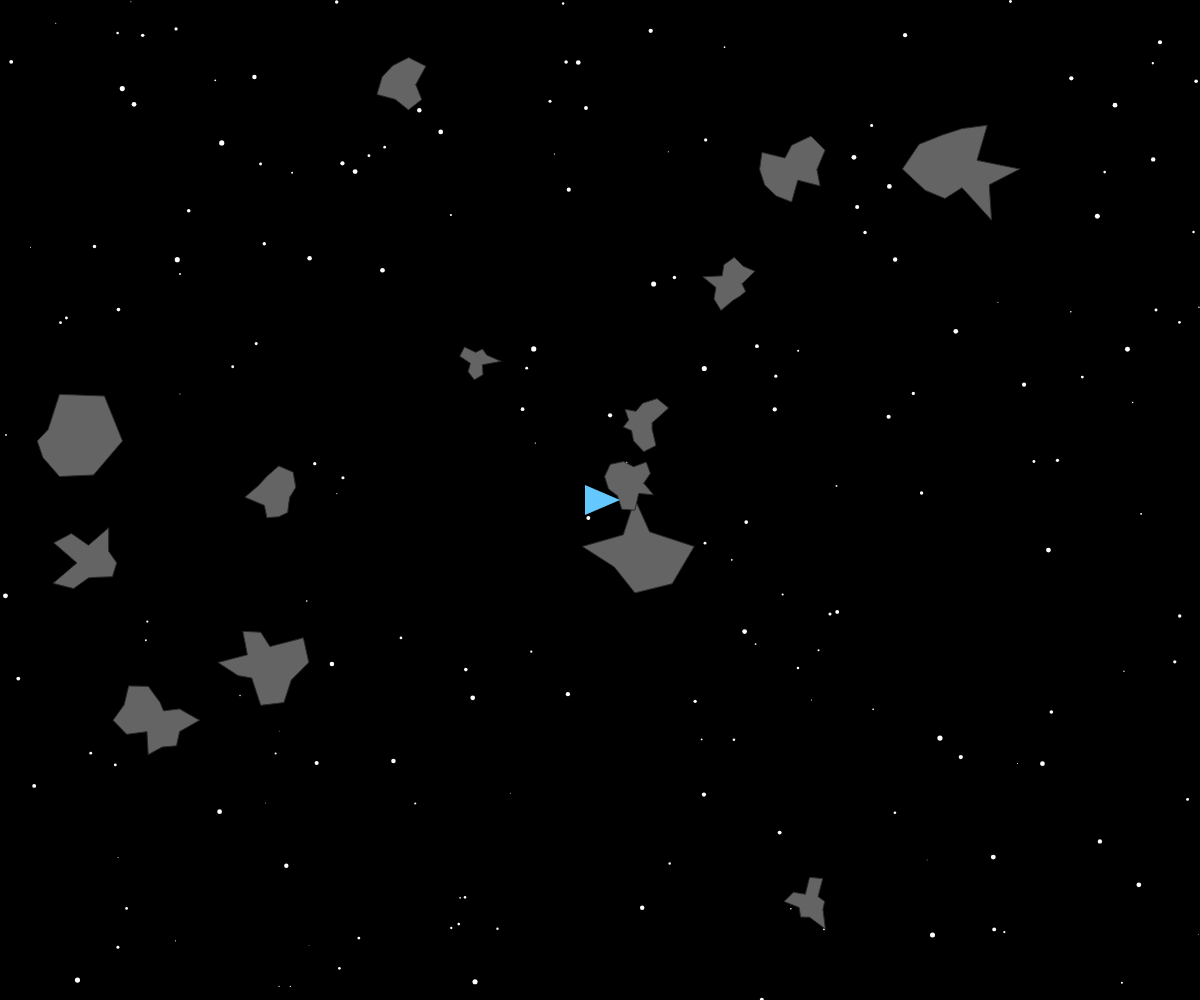
Frame 1 (no input)
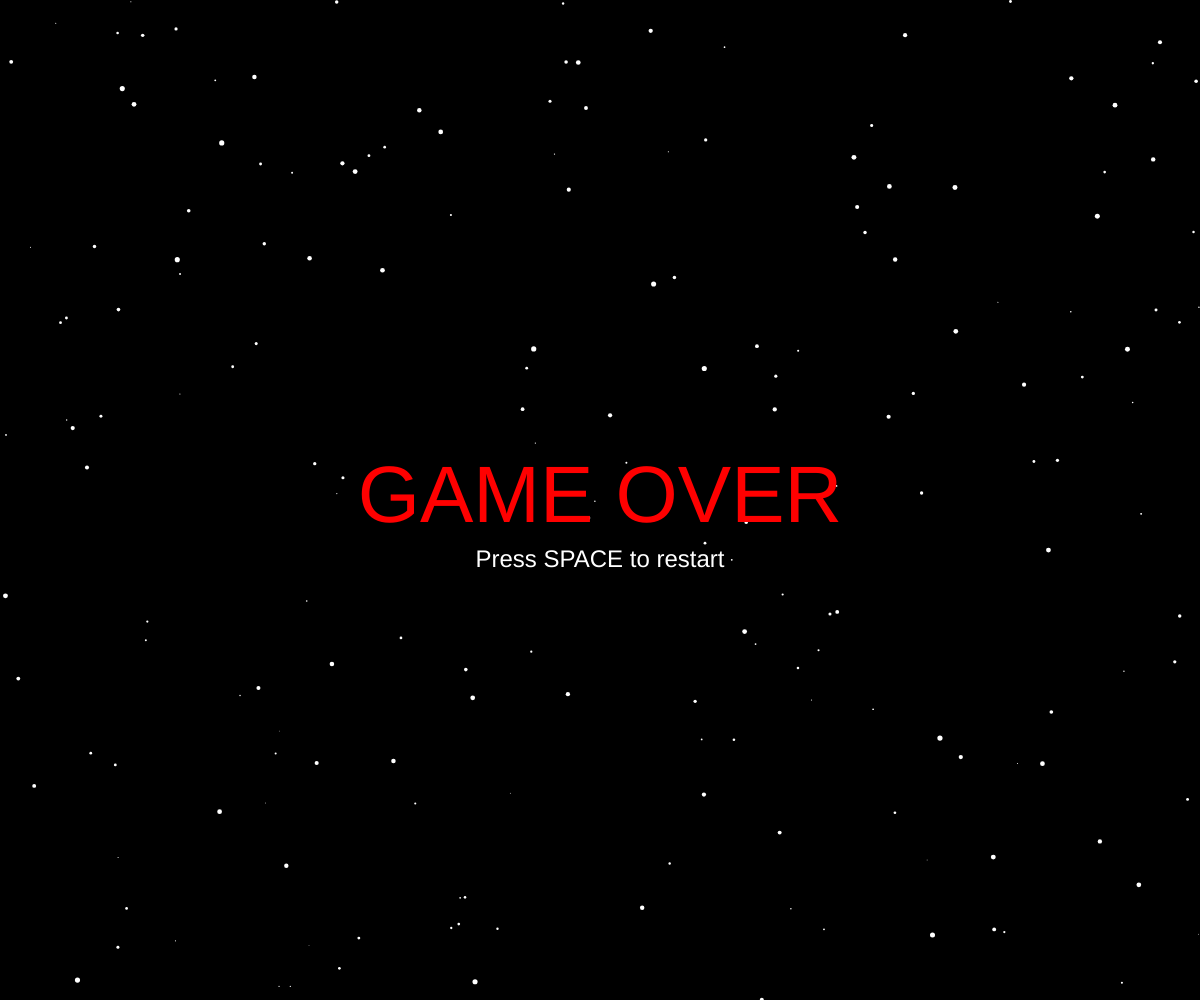
Frame 60 (no input)
Frame 120 (the mouse pressed at the canvas centre since frame 60): identical to frame 60, image omitted

The p5.js sketch that drew these frames (run headless with seeded random() and noise() and a simulated clock; from frame 60 on, the mouse is pressed at the canvas centre):

// p5.js sketch
// ── sketch.js
let stars = [];
let player;
let bullets = [];
let asteroids = [];
let explosions = [];
let gameOver = false;

const DENSITY = 1 / 6400;
const MIN_R = 0.4;
const MAX_R = 2.6;
const ASTEROID_COUNT = 14;

function setup() {
  createCanvas(windowWidth, windowHeight);
  noStroke();
  document.body.style.overflow = "hidden";

  player = {
    pos: createVector(width / 2, height / 2),
    vel: createVector(0, 0),
    speed: 3,
    size: 30,
    angle: 0
  };

  generateStars();
  generateAsteroids();
}

function draw() {
  background(0);

  // Draw stars
  for (let s of stars) {
    fill(255);
    ellipse(s.x, s.y, s.r * 2);
  }

  if (!gameOver) {
    // Update and draw game objects
    updateAsteroids();
    drawAsteroids();

    movePlayer();
    drawPlayer();

    updateBullets();
    drawBullets();

    updateExplosions();
    drawExplosions();

    checkCollisions();
    checkBulletHits();
  } else {
    drawGameOver();
  }
}

// ---------------------- PLAYER MOVEMENT ----------------------
function movePlayer() {
  player.vel.set(0, 0);

  if (keyIsDown(LEFT_ARROW)) {
    player.vel.x = -player.speed;
  } else if (keyIsDown(RIGHT_ARROW)) {
    player.vel.x = player.speed;
  }

  if (keyIsDown(UP_ARROW)) {
    player.vel.y = -player.speed;
  } else if (keyIsDown(DOWN_ARROW)) {
    player.vel.y = player.speed;
  }
  // Player orientation
  player.pos.add(player.vel);

  if (player.vel.mag() > 0) {
    player.angle = player.vel.heading();
  }

  player.pos.x = constrain(player.pos.x, 0, width);
  player.pos.y = constrain(player.pos.y, 0, height);
}

function drawPlayer() {
  push();
  translate(player.pos.x, player.pos.y);
  rotate(player.angle + HALF_PI);
  fill(100, 200, 255);
  const s = player.size;
  triangle(0, -s / 1.5, -s / 2, s / 2, s / 2, s / 2);
  pop();
}

// ---------------------- SHOOTING ----------------------
function keyPressed() {
  if (key === ' ' && !gameOver) {
    shoot();
  }
  if (key === ' ' && gameOver) {
    restartGame();
  }
}

function shoot() {
  let bullet = {
    pos: createVector(player.pos.x, player.pos.y),
    vel: p5.Vector.fromAngle(player.angle).mult(7),
    r: 5
  };
  bullets.push(bullet);
}

// ---------------------- BULLETS ----------------------
function updateBullets() {
  for (let b of bullets) {
    b.pos.add(b.vel);
  }
  bullets = bullets.filter(
    (b) => b.pos.x > 0 && b.pos.x < width && b.pos.y > 0 && b.pos.y < height
  );
}

function drawBullets() {
  fill(255, 200, 50);
  for (let b of bullets) {
    ellipse(b.pos.x, b.pos.y, b.r * 2);
  }
}

// ---------------------- ASTEROIDS ----------------------
function generateAsteroids() {
  asteroids = [];
  for (let i = 0; i < ASTEROID_COUNT; i++) {
    let a = new Asteroid(
      random(width),
      random(height),
      random(30, 80),
      random(0.5, 2)
    );
    asteroids.push(a);
  }
}

function updateAsteroids() {
  for (let a of asteroids) a.update();
}

function drawAsteroids() {
  for (let a of asteroids) a.display();
}

class Asteroid {
  constructor(x, y, size, speed) {
    this.pos = createVector(x, y);
    this.vel = p5.Vector.random2D().mult(speed);
    this.size = size;
    this.vertices = [];
    this.createShape();
  }

  createShape() {
    let vertexCount = int(random(8, 15));
    for (let i = 0; i < vertexCount; i++) {
      let angle = map(i, 0, vertexCount, 0, TWO_PI);
      let r = this.size / 2 + random(-this.size * 0.3, this.size * 0.3);
      this.vertices.push(createVector(cos(angle) * r, sin(angle) * r));
    }
  }

  update() {
    this.pos.add(this.vel);

    // wrap around screen
    if (this.pos.x < -this.size) this.pos.x = width + this.size;
    if (this.pos.x > width + this.size) this.pos.x = -this.size;
    if (this.pos.y < -this.size) this.pos.y = height + this.size;
    if (this.pos.y > height + this.size) this.pos.y = -this.size;
  }

  display() {
    push();
    translate(this.pos.x, this.pos.y);
    fill(100);
    stroke(40);
    strokeWeight(1);
    beginShape();
    for (let v of this.vertices) vertex(v.x, v.y);
    endShape(CLOSE);
    pop();
  }
}

// ---------------------- EXPLOSIONS ----------------------
function createExplosion(x, y, size) {
  for (let i = 0; i < 20; i++) {
    let p = {
      pos: createVector(x, y),
      vel: p5.Vector.random2D().mult(random(1, 3)),
      life: 255,
      size: random(2, 6)
    };
    explosions.push(p);
  }
}

function updateExplosions() {
  for (let e of explosions) {
    e.pos.add(e.vel);
    e.life -= 4;
  }
  explosions = explosions.filter((e) => e.life > 0);
}

function drawExplosions() {
  noStroke();
  for (let e of explosions) {
    fill(255, 150, 50, e.life);
    ellipse(e.pos.x, e.pos.y, e.size);
  }
}

// ---------------------- COLLISION DETECTION ----------------------
function checkCollisions() {
  for (let a of asteroids) {
    let distance = dist(player.pos.x, player.pos.y, a.pos.x, a.pos.y);
    if (distance < (player.size / 2 + a.size / 2)) {
      gameOver = true;
      break;
    }
  }
}

function checkBulletHits() {
  let remainingAsteroids = [];
  for (let a of asteroids) {
    let hit = false;
    for (let b of bullets) {
      let distance = dist(b.pos.x, b.pos.y, a.pos.x, a.pos.y);
      if (distance < a.size / 2) {
        // asteroid hit -> explosion + remove both
        createExplosion(a.pos.x, a.pos.y, a.size);
        hit = true;
        b.hit = true;
        break;
      }
    }
    if (!hit) remainingAsteroids.push(a);
  }

  // remove hit bullets and asteroids
  bullets = bullets.filter((b) => !b.hit);
  asteroids = remainingAsteroids;
}

function drawGameOver() {
  fill(255, 0, 0);
  textAlign(CENTER, CENTER);
  textSize(80);
  text("GAME OVER", width / 2, height / 2);
  textSize(24);
  fill(255);
  text("Press SPACE to restart", width / 2, height / 2 + 60);
}

function restartGame() {
  gameOver = false;
  player.pos.set(width / 2, height / 2);
  bullets = [];
  explosions = [];
  generateAsteroids();
}

// ---------------------- STARS ----------------------
function generateStars() {
  stars = [];
  const count = max(50, floor(windowWidth * windowHeight * DENSITY));
  for (let i = 0; i < count; i++) {
    stars.push({
      x: random(width),
      y: random(height),
      r: random(MIN_R, MAX_R)
    });
  }
}

// ---------------------- RESIZE ----------------------
function windowResized() {
  resizeCanvas(windowWidth, windowHeight);
  generateStars();
  generateAsteroids();
}
